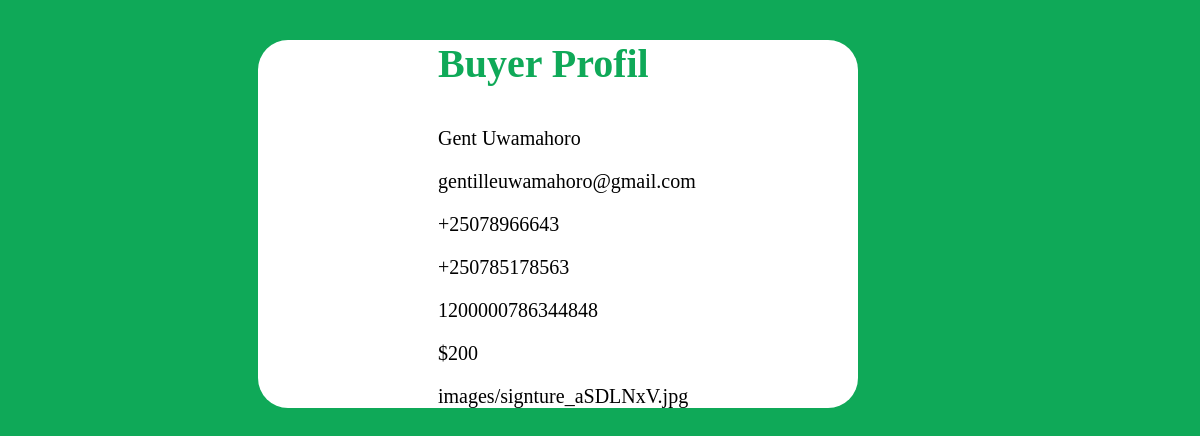
/buyer/profile/1/, run on the app's committed database.
### buyer/models.py (models this page shows)
class Buyer(models.Model):
    first_name= models.CharField(max_length=20)
    last_name = models.CharField(max_length=20)
    email_addres=models.EmailField(max_length=240,null=True)
    phone_number=models.CharField(max_length=240,null=True)
    agent_contract=models.CharField(max_length=240,null=True)
    your_id=models.CharField(max_length=16,null=True,default="your national id number")
    down_payment=models.CharField(max_length=240,null=True,default="$")
    signature=models.ImageField(upload_to ='images/',null=True)
    def full_name(self):
        return f"{self.first_name} {self.last_name}"

### buyer/views.py (the view)
# urls.py: path("profile/<int:id>/", buyer_profile, name="buyer_profile"),
def buyer_profile(request,id):
    buyer= Buyer.objects.get(id=id)
    return render(request,"buyer_profile.html",{"buyer":buyer})

### buyer/templates/buyer_profile.html (shortened to what this page needs)
<!DOCTYPE html>
<html lang="en">
  <head>
  </head>
  <body>
    <div class="container">
      <p id="profile">Buyer Profil</p>
      <p>{{buyer.full_name}}</p>
      <p>{{buyer.email_addres}}</p>
      <p>{{buyer.phone_number}}</p>
      <p>{{buyer.agent_contract}}</p>
      <p>{{buyer.your_id}}</p>
      <p>{{buyer.down_payment}}</p>
      <p>{{buyer.signature}}</p>
    </div>
  </body>
</html>

### buyer/templates/buyer_profile.html (style rules this page uses)
body { background-color: #0fa958; }
#profile { color: #0fa958; font-weight: bold; font-size: 200%; }
p, img, h2 { padding-left: 30%; }
.container { background-color: white; margin-left: 250px; width: 600px; font-size: 20px; border-radius: 30px; margin-right: 250px; }

### data on the page
Buyer: full_name "Gent Uwamahoro", email_addres "gentilleuwamahoro@gmail.com", phone_number "+25078966643", agent_contract "+250785178563", your_id "1200000786344848", down_payment "$200", signature "images/signture_aSDLNxV.jpg"
